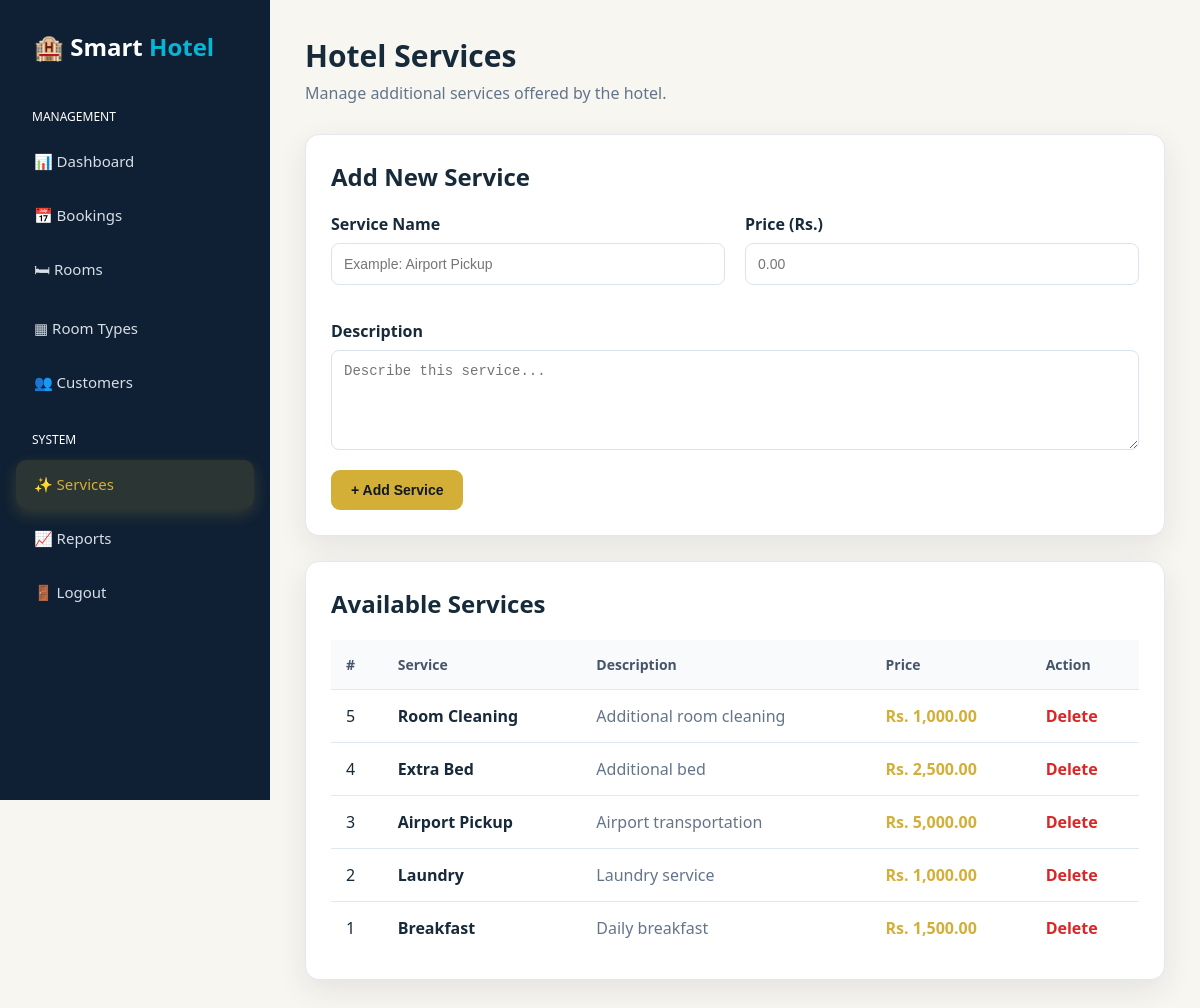
Screenshot of /admin/services.php with the database file from the repository.
### tables this page shows
CREATE TABLE `services` (
  `id` int(11) NOT NULL,
  `service_name` varchar(100) NOT NULL,
  `description` text DEFAULT NULL,
  `price` decimal(10,2) NOT NULL,
  `status` enum('active','inactive') DEFAULT 'active'
);

### admin/services.php (the view, shortened to what this page needs)
<?php
require_once __DIR__ . '/../config/db.php';
$stmt = $pdo->query("
    SELECT *
    FROM services
    ORDER BY id DESC
");
$services = $stmt->fetchAll();
?>
<!DOCTYPE html>
<html lang="en">
<head>
<link rel="stylesheet" href="../assets/css/style.css">
<link rel="stylesheet" href="../assets/css/velora.css">
</head>
<body>
<div class="sidebar">
    <div class="logo">
        🏨 Smart <span>Hotel</span>
    </div>
    <div class="menu">
        <div class="menu-title">Management</div>
        <a href="dashboard.php">📊 Dashboard</a>
        <a href="bookings.php">📅 Bookings</a>
        <a href="rooms.php">🛏 Rooms</a>
        <a href="room_types.php">▦ Room Types</a>
        <a href="customers.php">👥 Customers</a>
        <div class="menu-title">System</div>
        <a href="services.php" class="active">✨ Services</a>
        <a href="reports.php">📈 Reports</a>
        <a href="logout.php">🚪 Logout</a>
    </div>
</div>
<div class="main">
    <div class="header">
        <div>
            <h1>Hotel Services</h1>
            <p>Manage additional services offered by the hotel.</p>
        </div>
    </div>
    <div class="card">
        <h2>Add New Service</h2>
        <form method="POST">
            <div class="form-grid">
                <div class="form-group">
                    <label>Service Name</label>
                    <input
                        type="text"
                        name="service_name"
                        placeholder="Example: Airport Pickup"
                        required
                    >
                </div>
                <div class="form-group">
                    <label>Price (Rs.)</label>
                    <input
                        type="number"
                        name="price"
                        step="0.01"
                        min="0"
                        placeholder="0.00"
                        required
                    >
                </div>
                <div class="form-group full">
                    <label>Description</label>
                    <textarea
                        name="description"
                        placeholder="Describe this service..."
                    ></textarea>
                </div>
            </div>
            <button
                type="submit"
                name="add_service"
                class="btn btn-primary"
            >
                + Add Service
            </button>
        </form>
    </div>
    <div class="card">
        <h2>Available Services</h2>
        <?php if (count($services) > 0): ?>
            <div class="table-wrapper">
                <table>
                    <thead>
                        <tr>
                            <th>#</th>
                            <th>Service</th>
                            <th>Description</th>
                            <th>Price</th>
                            <th>Action</th>
                        </tr>
                    </thead>
                    <tbody>
                    <?php foreach ($services as $service): ?>
                        <tr>
                            <td>
                                <?= (int)$service['id'] ?>
                            </td>
                            <td class="service-name">
                                <?= htmlspecialchars($service['service_name']) ?>
                            </td>
                            <td class="description">
                                <?= htmlspecialchars($service['description'] ?? '') ?>
                            </td>
                            <td class="price">
                                Rs. <?= number_format((float)$service['price'], 2) ?>
                            </td>
                            <td>
                                <a
                                    class="delete"
                                    href="services.php?delete=<?= (int)$service['id'] ?>"
                                    onclick="return confirm('Are you sure you want to delete this service?');"
                                >
                                    Delete
                                </a>
                            </td>
                        </tr>
                    <?php endforeach; ?>
                    </tbody>
                </table>
            </div>
        <?php endif; ?>
    </div>
</div>
</body>
</html>

### assets/css/velora.css (style rules this page uses)
:root { --velora-navy:#0f2034;--velora-dark:#091522;--velora-gold:#d4af37;--velora-gold-hover:#f1ce57; --velora-bg:#f8f6f1;--velora-white:#fff;--velora-text:#172a3a;--velora-muted:#64748b;--velora-border:#e5e7eb; --velora-success:#198754;--velora-danger:#dc3545;--velora-warning:#d4af37;--velora-shadow:0 10px 30px rgba(15,32,52,.09) }
* { box-sizing:border-box }
body { font-family:"Segoe UI",Arial,sans-serif!important;background:var(--velora-bg)!important;color:var(--velora-text)!important }
a { transition:.2s ease }
.btn-primary,.primary-btn,.main-btn,.search-button,.login-btn,.register-btn { background:var(--velora-gold)!important;border-color:var(--velora-gold)!important;color:#101820!important;font-weight:700!important;border-radius:9px!important }
.card,.dashboard-card,.stat-card,.booking-card,.summary-card,.info-box,.detail-box,.total-box { background:#fff!important;border:1px solid var(--velora-border)!important;border-radius:14px!important;box-shadow:var(--velora-shadow)!important }
.customer-page .sidebar,.sidebar { background:var(--velora-navy)!important;color:#fff }
.sidebar-link,.sidebar a { color:#d7dee7!important }
.sidebar-link.active,.sidebar a.active { background:linear-gradient(135deg,var(--velora-gold),var(--velora-gold-hover))!important;color:#101820!important;box-shadow:0 6px 16px rgba(212,175,55,.2)!important }
.room-type,.price { color:var(--velora-gold)!important }
.sidebar .logo,.sidebar .menu-title,.sidebar .menu-text { color:#fff!important }
.sidebar .menu a,.sidebar a { color:#d7dee7!important }
.sidebar .menu a:hover,.sidebar .menu a.active,.sidebar a.active { background:rgba(212,175,55,.14)!important;color:var(--velora-gold)!important }

### admin/services.php (style rules this page uses)
* { box-sizing: border-box; margin: 0; padding: 0; }
body { font-family: Arial, sans-serif; background: #f1f5f9; color: #0f172a; }
.sidebar { position: fixed; left: 0; top: 0; width: 270px; height: 100vh; background: #0f172a; color: white; padding: 30px 16px; }
.logo { font-size: 24px; font-weight: bold; margin-bottom: 45px; padding-left: 18px; }
.logo span { color: #06b6d4; }
.menu-title { color: #94a3b8; font-size: 12px; margin: 25px 16px 12px; text-transform: uppercase; }
.menu a { display: block; text-decoration: none; color: #cbd5e1; padding: 14px 18px; border-radius: 10px; margin-bottom: 6px; font-size: 15px; }
.menu a:hover, .menu a.active { background: #2563eb; color: white; }
.main { margin-left: 270px; padding: 35px; }
.header { display: flex; justify-content: space-between; align-items: center; margin-bottom: 30px; }
.header h1 { font-size: 30px; }
.header p { color: #64748b; margin-top: 6px; }
.btn { border: none; padding: 12px 20px; border-radius: 9px; cursor: pointer; font-size: 14px; text-decoration: none; }
.btn-primary { background: #2563eb; color: white; }
.card { background: white; border-radius: 16px; padding: 25px; box-shadow: 0 5px 20px rgba(0,0,0,0.05); margin-bottom: 25px; }
.card h2 { margin-bottom: 20px; }
.form-grid { display: grid; grid-template-columns: 1fr 1fr; gap: 20px; }
.form-group { margin-bottom: 15px; }
.form-group.full { grid-column: 1 / -1; }
label { display: block; font-weight: bold; margin-bottom: 8px; }
input, textarea { width: 100%; padding: 12px; border: 1px solid #dbe3ef; border-radius: 8px; font-size: 14px; color: #0f172a; background: white; }
textarea { min-height: 100px; resize: vertical; }
.table-wrapper { overflow-x: auto; }
table { width: 100%; border-collapse: collapse; }
th { background: #f8fafc; text-align: left; padding: 15px; color: #475569; font-size: 14px; }
td { padding: 15px; border-top: 1px solid #e2e8f0; vertical-align: middle; }
.service-name { font-weight: bold; }
.description { color: #64748b; max-width: 400px; }
.price { font-weight: bold; color: #2563eb; }
.delete { color: #dc2626; text-decoration: none; font-weight: bold; }

### rows the page displays
services: id "5", service_name "Room Cleaning", description "Additional room cleaning", price "1,000.00"
services: id "4", service_name "Extra Bed", description "Additional bed", price "2,500.00"
services: id "3", service_name "Airport Pickup", description "Airport transportation", price "5,000.00"
services: id "2", service_name "Laundry", description "Laundry service", price "1,000.00"
services: id "1", service_name "Breakfast", description "Daily breakfast", price "1,500.00"
